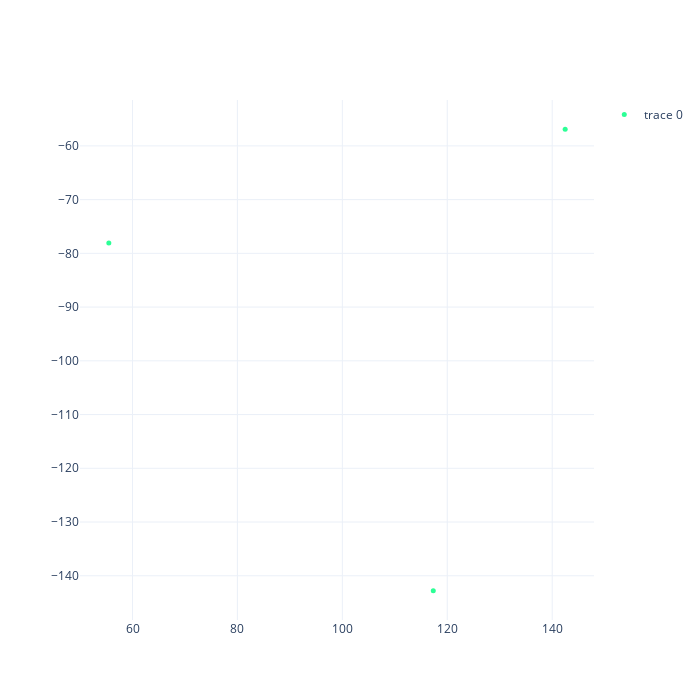

Notebook source saved alongside this figure:
### Code cell
c.plot_tsne()

### Figure 1 — Plotly figure (JSON) as saved in the notebook; plotly's stock layout.template omitted (floating-point values rounded to 4 significant figures)
{"data": [{"hoverinfo": "text", "marker": {"color": [-1, -1, -1], "colorscale": [[0, "rgb(150,0,90)"], [0.125, "rgb(0,0,200)"], [0.25, "rgb(0,25,255)"], [0.375, "rgb(0,152,255)"], [0.5, "rgb(44,255,150)"], [0.625, "rgb(151,255,0)"], [0.75, "rgb(255,234,0)"], [0.875, "rgb(255,111,0)"], [1, "rgb(255,0,0)"]], "showscale": false, "size": 5}, "mode": "markers", "showlegend": true, "text": ["0<br>cluster -1", "1<br>cluster -1", "2<br>cluster -1"], "type": "scatter", "x": [142.5, 55.49, 117.3], "y": [-56.88, -78.07, -142.8]}], "layout": {"height": 700, "hovermode": "closest", "width": 700, "xaxis": {"showgrid": true}, "yaxis": {"showgrid": true}}}
